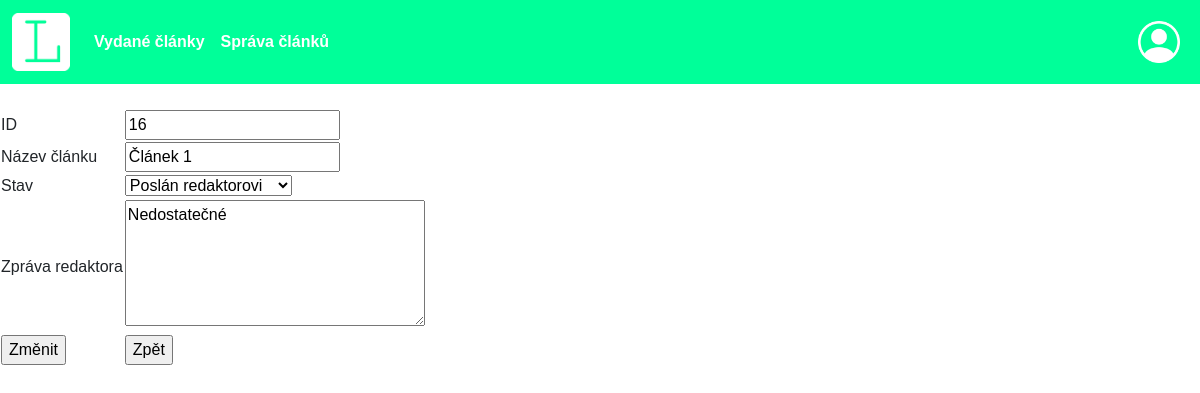
The page /KÓD/upravitClanek.php?id=16 (signed in) on the database its author committed.
### tables this page shows
CREATE TABLE `clanky` (
  `clanek_id` int(11) NOT NULL,
  `clanek_autor` int(11) NOT NULL,
  `clanek_nazev` varchar(120) NOT NULL,
  `clanek_obsah` varchar(150) NOT NULL,
  `clanek_vydany` bit(1) NOT NULL DEFAULT b'0',
  `clanek_schvaleny` bit(1) NOT NULL DEFAULT b'0',
  `clanek_stav` int(11) NOT NULL DEFAULT 1,
  `clanek_verze` int(11) NOT NULL DEFAULT 1,
  `clanek_vydani` int(11) DEFAULT NULL,
  `clanek_zpravaRedaktora` text NOT NULL DEFAULT 'Zatím bez posudku',
  `clanek_zpravaSefredaktora` text DEFAULT NULL,
  `clanek_zpravaRecenzenta` text NOT NULL DEFAULT 'Zatím bez posudku'
);

### KÓD/upravitClanek.php (the view, shortened to what this page needs)
<?php
  require "header.php";
  require "connectDB.php";
  $userRole = $_SESSION["role"];
  $id = $_GET["id"];
  $dotaz = "select * from clanky join users on clanky.clanek_autor = users.user_id join stavy on clanky.clanek_stav = stavy.stav_id where clanek_id=".$id;
  $dotaz2 = "select * from stavy";
  $vysledek = mysqli_query($spojeni, $dotaz);
  $vysledek2 = mysqli_query($spojeni, $dotaz2);
  $radek = mysqli_fetch_assoc($vysledek);
 ?>
<form action="upravitClanek.php" method="get">
  <table>
    <tr>
      <td>ID</td><td><input type="text" name="id" value="<?php echo $radek["clanek_id"];?>" readonly></td>
    </tr>
    <tr>
      <td>Název článku</td><td><input type="text" name="nazev" value="<?php echo $radek["clanek_nazev"];?>" readonly></td>
    </tr>
    <?php
      if($userRole == 2 || $userRole == 6 || $userRole == 7){
        echo '<tr>
          <td>Stav</td>
          <td>
            <select name="stav">';
              while($stavy = mysqli_fetch_assoc($vysledek2)){
                if($stavy["stav_id"]==$radek["clanek_stav"]){
                  echo '<option value="'.$stavy["stav_id"].'" selected>'.$stavy["stav_popis"].'</option>';
                }else{
                  echo '<option value="'.$stavy["stav_id"].'">'.$stavy["stav_popis"].'</option>';
                }
              }
            echo '</select>
          </td>
        </tr>';
      }else{
        echo '<input type="text" name=stav hidden value="'.$radek["clanek_stav"].'">';
      }
     ?>
       <?php
        if($userRole == 2 || $userRole == 6){
          echo '<tr>';
          echo '<td>Zpráva redaktora</td>';
          echo '<td><textarea name="zpravaRedaktora" rows="5" cols="30" required>'.$radek["clanek_zpravaRedaktora"].'</textarea></td>';
          echo '</tr>';
        }else echo '<textarea name="zpravaRedaktora" hidden>'.$radek["clanek_zpravaRedaktora"].'</textarea>';
        ?>
        <tr>
          <td><input type="submit" name="submit" value="Změnit"></td><td><input type="submit" name="submit" value="Zpět"></td>
        </tr>
  </table>
</form>
<?php
  require "footer.php";
 ?>

### KÓD/css/style.css (style rules this page uses)
body { font-family: 'Cerebri Sans',sans-serif !important; font-size: 1rem !important; font-weight: 400 !important; }
table { border-width: 0px !important; }

### rows shown on the page
clanky: id "16", nazev "Článek 1", zpravaRedaktora "Nedostatečné"

### other values the page prints
form field stav "Poslán redaktorovi"
